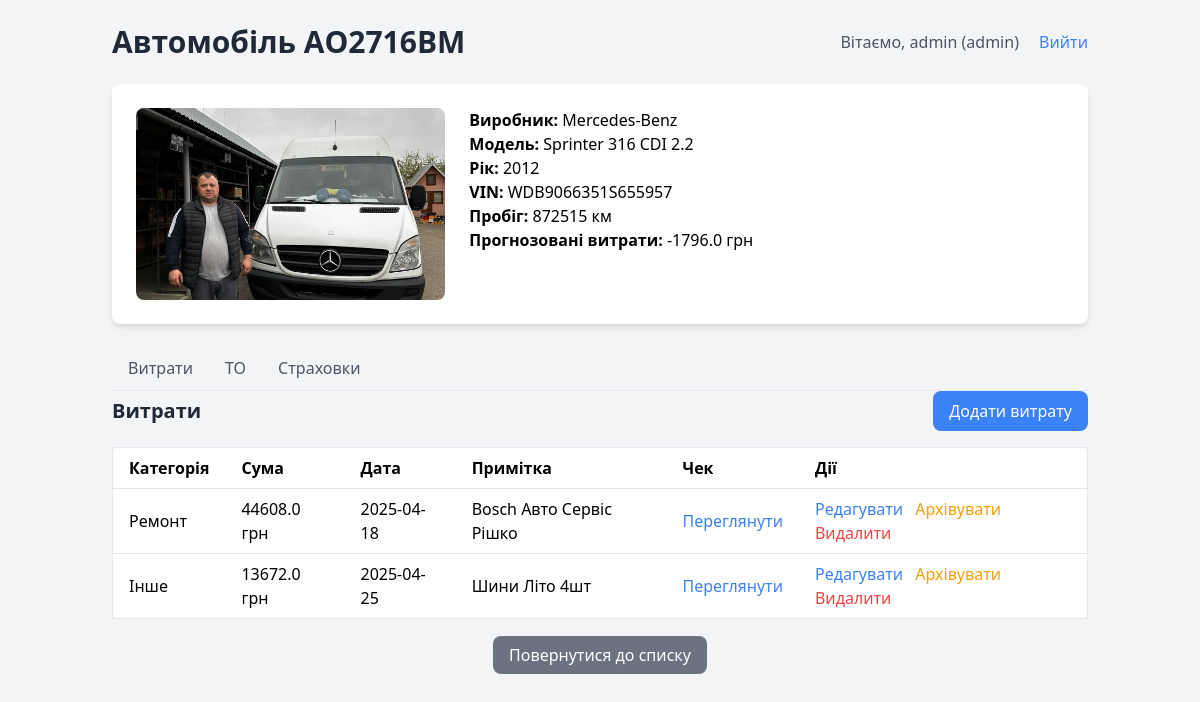
Page /vehicle/1 (signed in) on the committed database.
### Avtopark.py (models this page shows)
class Vehicle(db.Model):
    id = db.Column(db.Integer, primary_key=True)
    license_plate = db.Column(db.String(20), nullable=False)
    manufacturer_id = db.Column(db.Integer, db.ForeignKey('manufacturer.id'), nullable=False)
    model_id = db.Column(db.Integer, db.ForeignKey('model.id'), nullable=False)
    year = db.Column(db.Integer)
    vin = db.Column(db.String(17), unique=True)
    mileage = db.Column(db.Integer, default=0)
    photo = db.Column(db.String(200))
    manufacturer = db.relationship('Manufacturer', backref='vehicles')
    model = db.relationship('Model', backref='vehicles')
    expenses = db.relationship('Expense', backref='expense_vehicle', lazy=True, cascade="all, delete-orphan")
    maintenances = db.relationship('Maintenance', backref='maintenance_vehicle', lazy=True, cascade="all, delete-orphan")
    insurances = db.relationship('Insurance', backref='insurance_vehicle', lazy=True, cascade="all, delete-orphan")

class User(db.Model):
    id = db.Column(db.Integer, primary_key=True)
    username = db.Column(db.String(50), nullable=False, unique=True)
    password_hash = db.Column(db.String(128), nullable=False)
    role = db.Column(db.String(20), default='user')  # "admin" або "user"

class Manufacturer(db.Model):
    id = db.Column(db.Integer, primary_key=True)
    name = db.Column(db.String(50), nullable=False, unique=True)
    models = db.relationship('Model', backref='manufacturer', lazy=True)

class Model(db.Model):
    id = db.Column(db.Integer, primary_key=True)
    manufacturer_id = db.Column(db.Integer, db.ForeignKey('manufacturer.id'), nullable=False)
    name = db.Column(db.String(100), nullable=False)

class Expense(db.Model):
    id = db.Column(db.Integer, primary_key=True)
    vehicle_id = db.Column(db.Integer, db.ForeignKey('vehicle.id'), nullable=False)
    category = db.Column(db.String(50), nullable=False)
    amount = db.Column(db.Float, nullable=False)
    date = db.Column(db.Date, default=datetime.utcnow)
    note = db.Column(db.String(200))
    receipt_photo = db.Column(db.String(200))
    is_archived = db.Column(db.Boolean, default=False)
    fuel_volume = db.Column(db.Float)
    fuel_price_per_liter = db.Column(db.Float)

### Avtopark.py (the view)
    def decorated_function(*args, **kwargs):
        if 'user_id' not in session:
            flash("Будь ласка, увійдіть у систему.", "error")
            return redirect(url_for('login', next=request.url))
        return f(*args, **kwargs)

### Avtopark.py (called while the page is built)
def predict_expenses(vehicle_id):
    expenses = Expense.query.filter_by(vehicle_id=vehicle_id).all()
    if len(expenses) < 2:
        return 0
    amounts = [expense.amount for expense in expenses]
    avg_increase = (amounts[-1] - amounts[0]) / len(amounts)
    predicted = amounts[-1] + avg_increase
    return round(predicted, 2)

def login_required(f):
    def decorated_function(*args, **kwargs):
        if 'user_id' not in session:
            flash("Будь ласка, увійдіть у систему.", "error")
            return redirect(url_for('login', next=request.url))
        return f(*args, **kwargs)
    decorated_function.__name__ = f.__name__
    return decorated_function

@app.context_processor
def inject_globals():
    current_user = None
    if 'user_id' in session:
        current_user = db.session.get(User, session['user_id'])  # Use Session.get instead of Query.get
    return dict(maintenance_types=MAINTENANCE_TYPES, current_user=current_user)

@app.route('/vehicle/<int:vehicle_id>')
@login_required
def view_vehicle(vehicle_id):
    vehicle = db.session.get(Vehicle, vehicle_id) or Vehicle.query.get_or_404(vehicle_id)  # Use Session.get
    predicted_expense = predict_expenses(vehicle_id)
    return render_template('vehicle.html', vehicle=vehicle, predicted_expense=predicted_expense)

### templates/vehicle.html (shortened to what this page needs)
<!DOCTYPE html>
<html lang="uk">
<head>
    <link href="https://cdn.jsdelivr.net/npm/tailwindcss@2.2.19/dist/tailwind.min.css" rel="stylesheet">
</head>
<body class="bg-gray-100 font-sans">
    <div class="container mx-auto p-6">
        <div class="flex justify-between items-center mb-6">
            <h1 class="text-3xl font-bold text-center text-gray-800">Автомобіль {{ vehicle.license_plate }}</h1>
            <div>
                {% if current_user %}
                    <span class="text-gray-600 mr-4">Вітаємо, {{ current_user.username }} ({{ current_user.role }})</span>
                    <a href="{{ url_for('logout') }}" class="text-blue-500 hover:underline">Вийти</a>
                {% else %}
                    <a href="{{ url_for('login') }}" class="text-blue-500 hover:underline">Увійти</a>
                {% endif %}
            </div>
        </div>
        <div class="bg-white shadow-md rounded-lg p-6 mb-6">
            <div class="flex flex-col md:flex-row">
                <div class="md:w-1/3 mb-4 md:mb-0">
                    {% if vehicle.photo %}
                        <img src="{{ url_for('static', filename=vehicle.photo) }}" alt="Фото автомобіля" class="w-full h-48 object-cover rounded-lg">
                    {% else %}
                        <div class="w-full h-48 bg-gray-200 flex items-center justify-center rounded-lg">
                            <span class="text-gray-500">Фото відсутнє</span>
                        </div>
                    {% endif %}
                </div>
                <div class="md:w-2/3 md:pl-6">
                    <p><strong>Виробник:</strong> {{ vehicle.manufacturer.name }}</p>
                    <p><strong>Модель:</strong> {{ vehicle.model.name }}</p>
                    <p><strong>Рік:</strong> {{ vehicle.year or 'Невідомо' }}</p>
                    <p><strong>VIN:</strong> {{ vehicle.vin or 'Невідомо' }}</p>
                    <p><strong>Пробіг:</strong> {{ vehicle.mileage }} км</p>
                    <p><strong>Прогнозовані витрати:</strong> {{ predicted_expense }} грн</p>
                </div>
            </div>
        </div>
        <div class="mb-6">
            <div class="flex border-b">
                <button class="tab-button py-2 px-4 border-b-2 border-transparent text-gray-600 hover:border-blue-500 focus:outline-none active" onclick="openTab(event, 'expenses')">Витрати</button>
                <button class="tab-button py-2 px-4 border-b-2 border-transparent text-gray-600 hover:border-blue-500 focus:outline-none" onclick="openTab(event, 'maintenances')">ТО</button>
                <button class="tab-button py-2 px-4 border-b-2 border-transparent text-gray-600 hover:border-blue-500 focus:outline-none" onclick="openTab(event, 'insurances')">Страховки</button>
            </div>
            <div id="expenses" class="tab active">
                <div class="flex justify-between items-center mb-4">
                    <h2 class="text-xl font-semibold text-gray-800">Витрати</h2>
                    <button onclick="openAddExpenseModal()" class="bg-blue-500 text-white px-4 py-2 rounded-lg hover:bg-blue-600 transition">Додати витрату</button>
                </div>
                {% if vehicle.expenses %}
                    <div class="overflow-x-auto">
                        <table class="min-w-full bg-white border rounded-lg">
                            <thead>
                                <tr>
                                    <th class="py-2 px-4 border-b text-left">Категорія</th>
                                    <th class="py-2 px-4 border-b text-left">Сума</th>
                                    <th class="py-2 px-4 border-b text-left">Дата</th>
                                    <th class="py-2 px-4 border-b text-left">Примітка</th>
                                    <th class="py-2 px-4 border-b text-left">Чек</th>
                                    <th class="py-2 px-4 border-b text-left">Дії</th>
                                </tr>
                            </thead>
                            <tbody>
                                {% for expense in vehicle.expenses %}
                                    {% if not expense.is_archived %}
                                        <tr>
                                            <td class="py-2 px-4 border-b">{{ expense.category }}</td>
                                            <td class="py-2 px-4 border-b">{{ expense.amount }} грн</td>
                                            <td class="py-2 px-4 border-b">{{ expense.date.strftime('%Y-%m-%d') }}</td>
                                            <td class="py-2 px-4 border-b">{{ expense.note or '' }}</td>
                                            <td class="py-2 px-4 border-b">
                                                {% if expense.receipt_photo %}
                                                    <a href="{{ url_for('static', filename=expense.receipt_photo) }}" target="_blank" class="text-blue-500 hover:underline">Переглянути</a>
                                                {% else %}
                                                    Немає
                                                {% endif %}
                                            </td>
                                            <td class="py-2 px-4 border-b">
                                                <button onclick="openEditExpenseModal({{ expense.id }}, '{{ expense.category }}', {{ expense.amount }}, '{{ expense.note or '' }}', {{ expense.fuel_volume or 0 }}, {{ expense.fuel_price_per_liter or 0 }})" class="text-blue-500 hover:underline mr-2">Редагувати</button>
                                                <form action="{{ url_for('archive_expense', expense_id=expense.id) }}" method="post" class="inline">
                                                    <button type="submit" class="text-yellow-500 hover:underline mr-2">Архівувати</button>
                                                </form>
                                                <form action="{{ url_for('delete_expense', expense_id=expense.id) }}" method="post" class="inline">
                                                    <button type="submit" onclick="return confirm('Ви впевнені, що хочете видалити цю витрату?')" class="text-red-500 hover:underline">Видалити</button>
                                                </form>
                                            </td>
                                        </tr>
                                    {% endif %}
                                {% endfor %}
                            </tbody>
                        </table>
                    </div>
                {% else %}
                    <p class="text-gray-600">Витрати відсутні.</p>
                {% endif %}
            </div>
        </div>
        <div class="text-center">
            <a href="{{ url_for('index') }}" class="bg-gray-500 text-white px-4 py-2 rounded-lg hover:bg-gray-600 transition">Повернутися до списку</a>
        </div>
    </div>
</body>
</html>

### templates/vehicle.html (style rules this page uses)
.tab { display: none; }
.tab.active { display: block; }

### rows in the picture
Vehicle: license_plate "АО2716ВМ", photo (picture), year "2012", vin "WDB9066351S655957", mileage "872515"
User: username "admin", role "admin"
Manufacturer: manufacturer.name "Mercedes-Benz"
Model: model.name "Sprinter 316 CDI 2.2"
Expense: category "Ремонт", amount "44608.0", date "2025-04-18", note "Bosch Авто Сервіс Рішко"
Expense: category "Інше", amount "13672.0", date "2025-04-25", note "Шини Літо 4шт"

### other values in the picture
{{ predicted_expense }} "-1796.0"
